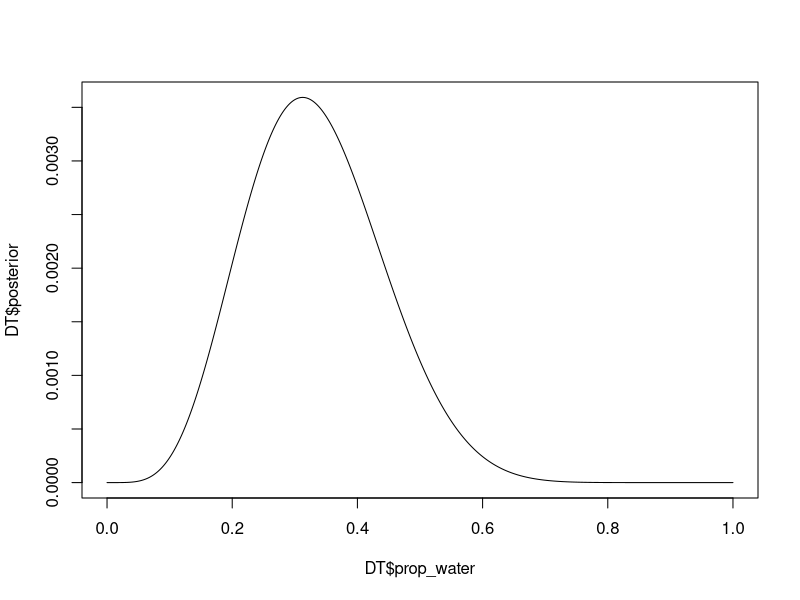

Generate this figure with R:
## ---- chunk 1
# Packages --------------------------------------------------------------------
library(data.table)


# Process ---------------------------------------------------------------------
# Size of grid for grid approximation
gridsize <- 1000

# Prior grid
prior_grid <- seq(0, 1, length.out = gridsize)

# Prior probability (all 1)
prior_prob <- rep(1, gridsize)

# Data probability
#  given 4/15, using binomial distribution
water <- 4
land <- 11
data_prob <- dbinom(water, water + land, prob = prior_grid)

# Wrap as DT
DT <- data.table(prop_water = prior_grid,
                 prior_water = prior_prob,
                 prob_water = data_prob)

# Calculate the posterior numerator by multiplying prior and data probability
DT[, posterior_num := prop_water * prob_water]

# Standardize by sum of posterior numerator
DT[, posterior := posterior_num / sum(posterior_num)]


# Plot -------------------------------------------------------------------------
plot(DT$prop_water, DT$posterior, type = 'l')

